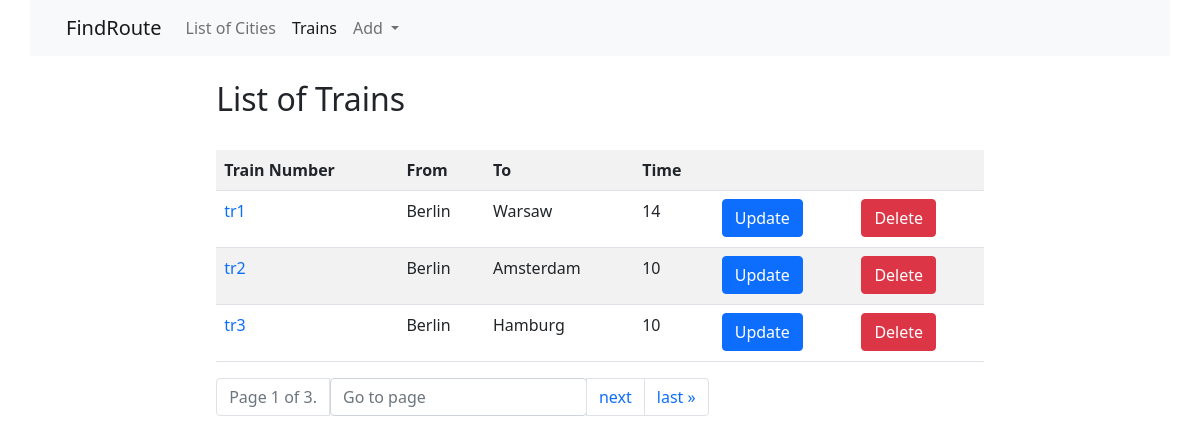
The app's page /trains/ with its own data.
### trains/models.py (models this page shows, shortened)
class Train(models.Model):
    name = models.CharField(max_length=50, unique=True,
                            verbose_name='Train Number ')
    travel_time = models.PositiveSmallIntegerField(
        verbose_name='Travel Time')
    from_city = models.ForeignKey(
        City, on_delete=models.CASCADE, related_name='from_city_set', verbose_name='From City')
    to_city = models.ForeignKey(
        City, on_delete=models.CASCADE, related_name='to_city_set', verbose_name='To City')
    class Meta:
        verbose_name = 'Train'
        verbose_name_plural = 'Trains'
        ordering = ['name']

### cities/models.py (models this page shows, shortened)
class City(models.Model):
    name = models.CharField(max_length=100, unique=True,
                            verbose_name="City name")
    def __str__(self):
        return self.name
    class Meta:
        verbose_name = "City"
        verbose_name_plural = "Cities"
        ordering = ['name']

### trains/views.py (the view)
# urls.py: path('', TrainListView.as_view(), name="train_list"),
class TrainListView(ListView):
    model = Train
    template_name = 'trains/home.html'
    paginate_by = 3

### trains/templates/trains/home.html (shortened to what this page needs)
{% extends 'base.html' %}
{% block content %}
<div class="row">
    <div class="col-md-10 mx-auto">
        <br>
        <h2>List of Trains</h2>
        <br>
        <table class="table table-striped">
        <tr>
            <th>Train Number </th>
            <th>From</th>
            <th>To</th>
            <th>Time</th>
            <th>&nbsp;</th>
            <th>&nbsp;</th>
        </tr>
        {% for object in page_obj %}
        <tr>
            <td>
                <a href="{% url 'trains:train_detail' pk=object.id %}" style="text-decoration: none;"><p>{{object.name}}</p></a>
            </td>
            <td>
                {{object.from_city}}
            </td>
            <td>
                {{object.to_city}}
            </td>
            <td>
                {{object.travel_time}}
            </td>
            <td>
                <a href="{% url 'trains:train_update' pk=object.id %}" style="text-decoration: none;"><button type="button" class="btn btn-primary">Update</button></a>
            </td>
            <td>
                <a href="{% url 'trains:train_delete' pk=object.id %}" style="text-decoration: none;"><button type="button" class="btn btn-danger">Delete</button></a>
            </td>
        </tr>
        {% endfor%}
        </table>
        <div class="pagination">
            <nav aria-label="...">
                <ul class="pagination">
                    <li class="page-item disabled">
                        <span class="page-link">Page {{ page_obj.number }} of {{ page_obj.paginator.num_pages }}.</span>
                    </li>
                     <li class="page-item" aria-current="page">
                            <form action="">
                                <input type="text" name="page" class="form-control" placeholder="Go to page" width="30px">
                            </form>
                        </li>
                    {% if page_obj.has_next %}
                        <li class="page-item" aria-current="page">
                            <a class="page-link" href="?page={{ page_obj.next_page_number }}">next</a>
                        </li>
                        <li class="page-item" aria-current="page">
                            <a class="page-link" href="?page={{ page_obj.paginator.num_pages }}">last &raquo;</a>
                        </li>
                    {% endif %}
                </ul>
            </nav>
        </div>
    </div>
</div>
{% endblock%}

### records on screen
Train: name "tr1", from_city "Berlin", to_city "Warsaw", travel_time "14"
Train: name "tr2", from_city "Berlin", to_city "Amsterdam", travel_time "10"
Train: name "tr3", from_city "Berlin", to_city "Hamburg", travel_time "10"

### other values on screen
{{ page_obj.number }} "1"
{{ page_obj.paginator.num_pages }} "3"
